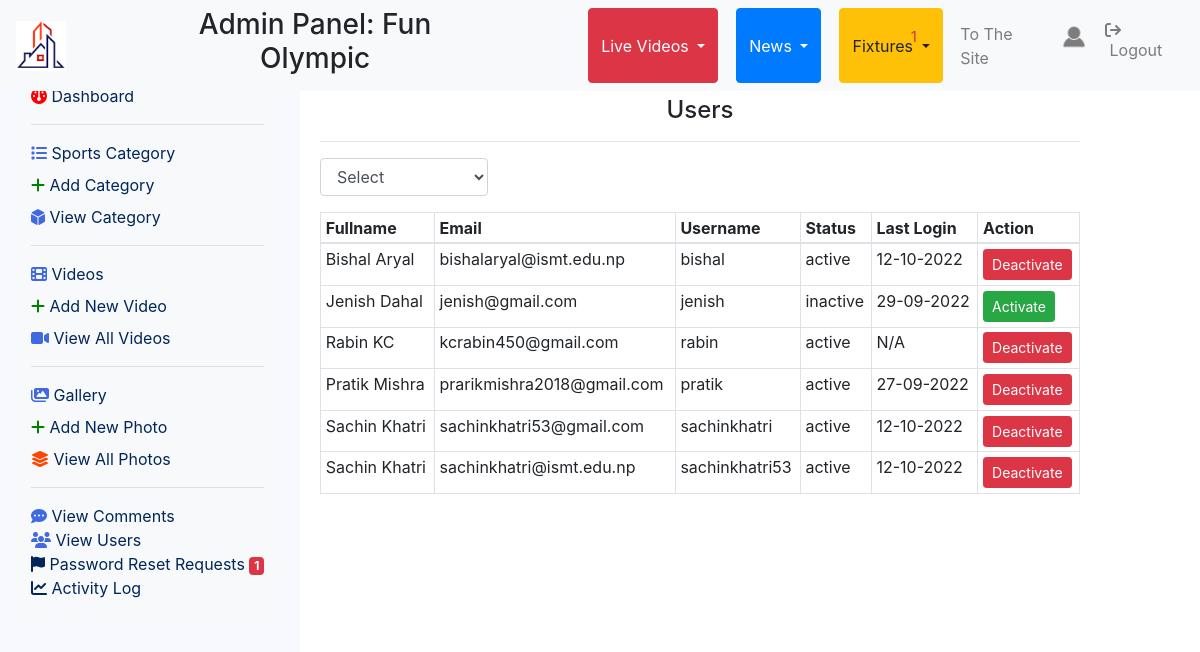
/admin/view_users.php (signed in), run on the app's committed database.
### tables this page shows
CREATE TABLE `users` (
  `uid` int(11) NOT NULL,
  `fullname` varchar(255) NOT NULL,
  `phone` varchar(255) NOT NULL,
  `nationality` varchar(255) NOT NULL,
  `email` varchar(255) NOT NULL,
  `profile_image` varchar(255) NOT NULL,
  `username` varchar(255) NOT NULL,
  `password` varchar(255) NOT NULL,
  `status` varchar(255) NOT NULL,
  `registered_date` varchar(255) NOT NULL,
  `is_admin` int(11) NOT NULL,
  `last_login` varchar(255) NOT NULL
);

### admin/view_users.php (the view, shortened to what this page needs)
<?php include "admin_header.php";
$status = "";
?>
<div class="col-md-3" id="sidebar">
    <?php include "sidebar.php"?>
</div>
<div class="col-md-8" id="main-container">
<h4 class="text-center">Users</h4>
                    <hr>
<div class="row">
       <div class="col-3">
        <form action="" method="get" id="status_filter">
            <div class="form-group">
                <select name="status" id="status" class="form-control" onchange="changeStatus()">
                <option value="">Select</option>
                </select>
            </div>
            </form>
        </div>
    </div>
    <div class="row">
        <div class="col-md-12">
            <div class="table-responsive">
                <table class="table table-bordered table-sm">
                    <thead>
                        <tr>
                            <th>Fullname</th>
                            <th>Email</th>
                            <th>Username</th>
                            <th>Status</th>
                            <th>Last Login</th>
                            <th>Action</th>
                        </tr>
                    </thead>
                    <tbody>
                    <?php
                    if(empty($status)){
                        $query = "SELECT * FROM users WHERE is_admin=0";
                    }
                    else{
                        $query = "SELECT * FROM users WHERE is_admin=0 AND status  = '$status'";
                    }
                    $select_users = mysqli_query($connection, $query);
                    while($row = mysqli_fetch_assoc($select_users)) {
                        $uid                = $row['uid'];
                        $fullname     = $row['fullname'];
                        $email     = $row['email'];
                        $username     = $row['username'];
                        $status     = $row['status'];
                        $last_login     = $row['last_login'];
                        echo "<tr>";
                        echo "<td>$fullname</td>";
                        echo "<td>$email</td>";
                        echo "<td>$username</td>";
                        echo "<td>$status</td>";
                        echo "<td>$last_login</td>";
                        if($status=='active'){
                            echo "<td><a href='view_users.php?inactive=$uid&name=$username' class='btn btn-danger btn-sm'>Deactivate</a></td>";
                        }
                        else{
                            echo "<td><a href='view_users.php?active=$uid&name=$username' class='btn btn-success btn-sm'>Activate</a></td>";
                        }
                        echo "</tr>";
                        }
                    ?>
                    </tbody>
                </table>
            </div>
        </div>
    </div>
</div>
<?php include "admin_footer.php" ?>

### admin/admin_header.php (shortened to what this page needs)
<?php include "functions.php" ?>
<?php
$username = $_SESSION['username'];
?>
<!DOCTYPE html>
<html lang="en">
<head>
    <link rel="stylesheet" href="https://stackpath.bootstrapcdn.com/bootstrap/4.5.0/css/bootstrap.min.css">
    <link rel="stylesheet" href="https://maxcdn.bootstrapcdn.com/font-awesome/4.7.0/css/font-awesome.min.css">
    <link rel="stylesheet" href="css/style.css">
</head>
<body>
    <div class="container-fluid">
        <nav class="navbar navbar-expand-md fixed-top navbar-light bg-light">
            <a class="navbar-brand" href="../admin/"><img src="../images/logo.png" height="50" width="50" alt=""></a>
            <div class="collapse navbar-collapse" id="navbarNav">
                <ul class="navbar-nav mr-auto">
                    <h3 class="text-center">Admin Panel: Fun Olympic</h3>
                    <div class="btn-group">
                        <button type="button" class="btn btn-danger dropdown-toggle" data-toggle="dropdown"
                            aria-haspopup="true" aria-expanded="false">
                            Live Videos
                        </button>
                    </div>
                    <div class="btn-group">
                        <button type="button" class="btn btn-primary dropdown-toggle" data-toggle="dropdown"
                            aria-haspopup="true" aria-expanded="false">
                            News
                        </button>
                    </div>
                    <div class="btn-group">
                        <button type="button" class="btn btn-warning dropdown-toggle" data-toggle="dropdown"
                            aria-haspopup="true" aria-expanded="false">
                            Fixtures
                        </button>
                    </div>
                </ul>
                <ul class="navbar-nav">
                <li class="nav-item">
                        <a href="view_emails.php" class="nav-link text-danger" style="font-size:25px" data-toggle="tooltip" title="Emails"><i class="fa-solid fa-bell"></i>
                        <sup><small>
                            <?php
                        $query = "SELECT * FROM emails WHERE status='unread'";
                        $select_from_table = mysqli_query($connection, $query);
                        echo mysqli_num_rows($select_from_table);
                        ?>
                        </small></sup>
                        </a>
                    </li>
                    <li class="nav-item">
                        <a href="../home.php" class="nav-link" target="_blank">To The Site</a>
                    </li>
                    <li class="nav-item">
                        <a class="nav-link" href="profile.php">
                        <?php
                            $query = "SELECT * FROM users WHERE username = '$username'";
                            $select_user = mysqli_query($connection, $query);
                            while($row = mysqli_fetch_assoc($select_user)) {
                                $profile_image = $row['profile_image'];
                            ?>
                            <img
                                src="../images/<?php echo $profile_image ?>"
                                height="30" width="30" alt="" style="border-radius:50%"
                                ><?php } ?>
                            </a>
                    </li>
                    <li class="nav-item">
                        <a class="nav-link" href="../logout.php"><i
                                class="fa-solid fa-arrow-right-from-bracket"></i>&nbsp;Logout</a>
                    </li>
                </ul>
            </div>
        </nav>
        <div class="row">
        </div>
        <div class="row">

### admin/css/style.css (style rules this page uses)
html { height: 100%; }
#main-container { margin-top: 60px; position: fixed; left:25%; height: 90%; overflow-y: auto; padding: 20px; }
#sidebar { padding-top:60px; background-color: ghostwhite; position: fixed; left:0; height: 100%; overflow-y: auto; }

### admin/css/sidebar.css (style rules this page uses)
ul { margin-left:-40px; }
ul li { list-style: none; color:#01265a; }
ul li a { color: #01265a; }

### data on the page
users: profile_image (placeholder picture)
users: fullname "Bishal Aryal", email "bishalaryal@ismt.edu.np", username "bishal", status "active", last_login "12-10-2022"
users: fullname "Jenish Dahal", email "jenish@gmail.com", username "jenish", status "inactive", last_login "29-09-2022"
users: fullname "Rabin KC", email "kcrabin450@gmail.com", username "rabin", status "active", last_login "N/A"
users: fullname "Pratik Mishra", email "prarikmishra2018@gmail.com", username "pratik", status "active", last_login "27-09-2022"
users: fullname "Sachin Khatri", email "sachinkhatri53@gmail.com", username "sachinkhatri", status "active", last_login "12-10-2022"
users: fullname "Sachin Khatri", email "sachinkhatri@ismt.edu.np", username "sachinkhatri53", status "active", last_login "12-10-2022"

### other printed values
mysqli_num_rows($select_from_table) "1"
pending_password_reset_count() "1"
